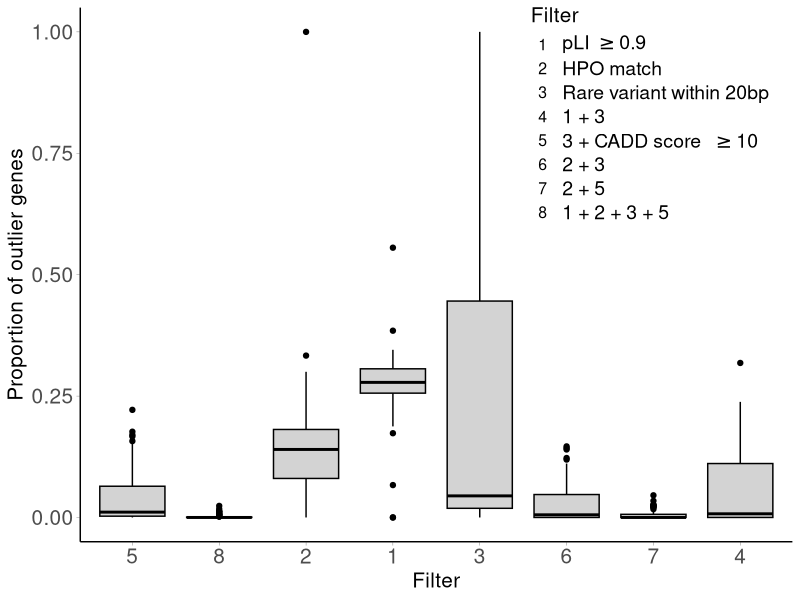

This chart was generated by the following R code: (Note: this script raises an error after producing the figure.)
# =======================================================================================================
# This is a script for generating Figure3: Splicing outlier detection
# #
# input:
#       1. Figure3.in.RData
#          Data generated by running Figure3_getdata.R
#
# output:
#       1. Figure3B.pdf, Figure3C.pdf, Figure3D.pdf,Figure3E.pdf
#       2. Figure3.out.RData
#          Store all data used and generated by running this script
#
# Note that the final figure was generated by using inkscape by combining figures from this script for visualization purposes
#
# =======================================================================================================



#!/bin/R

#Libraries
library(ggplot2)
library(dplyr)
library(cowplot)
library(RColorBrewer)
library(ggpubr)
library(ggbeeswarm)
rm(list=ls())


fsize=15
RD_theme=theme_classic()+
	theme(axis.text.x= element_text(size=fsize),
	axis.text.y= element_text(size=fsize), 
	axis.title = element_text(size = fsize), 
    legend.text = element_text(size = fsize-1), 
    legend.title = element_text(size = fsize), 
    axis.ticks = element_line(size = 0.1),
	strip.background=element_blank(),
	panel.grid.major=element_blank(),
	panel.grid.minor=element_blank(),
	axis.text=element_text(size=9),
	panel.border=element_blank()) 




# Master directory
dir = Sys.getenv('RARE_DIS_DIR')



#  Load input data
fig3b=read.table("Fig3b_data.txt",sep="\t", header=T)
fig3c=read.table("Fig3c_data.txt",sep="\t", header=T)
fig3d=read.table("Fig3d_data.txt",sep="\t", header=T)
fig3e=read.table("Fig3e_data.txt",sep="\t", header=T)
fig3f=read.table("Fig3f_data.txt",sep="\t", header=T)


#--- MAIN

# Figure 3b: 
fig3b_plot=ggplot(fig3b, aes(x=as.factor(variable), y=value+1))+
	geom_boxplot(color="black", fill="grey")+#fill="#028482")+
	#stat_summary(fun.y=mean, geom="point", size=2, color="#028482")+ 
	#stat_summary(fun.data=data_summary, geom="pointrange", color="black", size=1)+
	#scale_fill_brewer(palette="Paired",name="Affected status")+
	scale_y_log10(breaks = scales::trans_breaks("log10", function(x) 10^x),labels = scales::trans_format("log10", scales::math_format(10^.x)))+
	labs(x="Z-score threshold", y="Number of genes with\nat least one outlier")+RD_theme #+theme(legend.position="bottom")







# -----------------------------------------------------------------------------
# -----------------------------------------------------------------------------
# Figure 3C
col_splic_out=c( "#87907D"	,"#AAB6A2", 	"#666666")

fig3c_plot=ggplot(fig3c, aes(x=variable, y=value+1, fill=filter)) + 
geom_boxplot()+ 
scale_y_log10(breaks = scales::trans_breaks("log10", function(x) 10^x),labels = scales::trans_format("log10", scales::math_format(10^.x)))+
scale_fill_manual(values=col_splic_out, name="Data filtered for\nsplicing outliers")+
scale_x_discrete(breaks=c("RV_number_MAF0", "RV_number_MAF0.1", "RV_number_MAF1"), labels=c("0", "0.1", "1"))+
labs(x="MAF (%)", y="Number of rare variants")+facet_grid(  . ~variant_data , scales="free_y")+RD_theme +theme(legend.position=c(0.4,0.9))



# -----------------------------------------------------------------------------
# -----------------------------------------------------------------------------
# Figure 3 D
## Influence of filtering on splicing outlier results
# plot results
fig3d_plot=ggplot(fig3d, aes(x=variable, y=value, fill=variable) )+ 
	geom_boxplot(color="black", notch=F, show.legend = FALSE)+
	geom_point(size = 0, stroke = 0)+
	scale_fill_manual(values=rep("lightgrey", 8), breaks=c("prop_pLI","prop_HPO","prop_RV", "prop_RVpLI", "prop_CADD","prop_RVHPO", "prop_RVHPOCADD","prop_combined"),
		labels=c(expression("pLI " >="0.9"), "HPO match", expression("Rare variant within 20bp","1 + 3","3 + CADD score  " >= "10"), "2 + 3", "2 + 5", "1 + 2 + 3 + 5"), name="Filter")+
	scale_x_discrete(breaks=c("prop_pLI","prop_HPO","prop_RV", "prop_RVpLI", "prop_CADD","prop_RVHPO", "prop_RVHPOCADD","prop_combined"),
		labels=c("1", "2", "3","4","5", "6", "7", "8"))+
	labs(x="Filter", y="Proportion of outlier genes") + RD_theme +guides(fill = guide_legend(override.aes = list(size = 4,shape =c(49,50,51,52,53,54,55,56))))+theme(legend.position = c(0.8,0.8))
fig3d_plot

# -----------------------------------------------------------------------------
# -----------------------------------------------------------------------------

# Figure 3 E
custom_comparisons=list( c("outliers","outlier_RV_CADD_HPO_junc"))

fig3e_plot=ggboxplot(fig3e%>% filter(variable %in% c("outliers","outlier_RV_CADD_HPO_junc")), x = "variable", y = "value", color = "variable", palette =c("#C0C0C0", "#336699"), add = "jitter", shape = "variable")+
	#stat_compare_means(comparisons = custom_comparisons, label = "p.signif")+
	stat_compare_means(comparisons = custom_comparisons)+
	scale_x_discrete(labels= c( "Z-score >=2", "+ RV within 20bp junction\n+ HPO match"))+
	RD_theme+
	theme(legend.position="")+
	labs(x="Filter", y="Median number of rare variants per gene")

ggsave('Figure3E.pdf', RV_filters_plot,  path=paste(dir,"/analysis/manuscript/figures_revision/", sep=""), width=3, height=6)


# -----------------------------------------------------------------------------
# -----------------------------------------------------------------------------

# Figure 3 F


color = grDevices::colors()[grep('gr(a|e)y', grDevices::colors(), invert = T)]
mycol=sample(color, 75)

median.quartile <- function(x){
	out <- quantile(x, probs = c(0.25,0.5,0.75))
	names(out) <- c("ymin","y","ymax")
	return(out) 
}

ggplot(fig3f, aes(x = log10(value+1), y = filter, colour = sample)) +#geom_path(group=sample, colour="grey") + 
	stat_summary(fun.data="median.quartile",geom="pointrange", na.rm=T, color="black") + 
	#geom_quasirandom(groupOnX=FALSE) +
	theme(legend.position="")#+ 
	#scale_colour_manual(values=mycol) 
fig3f=data.frame(variable=fig3f$variable, value=unlist(fig3f$value),SAMPLE=unlist(fig3f$SAMPLE) )
fig3f_plot= ggplot(fig3f, aes(variable,value))+ 
 	geom_quasirandom(aes(y =value, x = variable, colour = SAMPLE))+
 	stat_summary(fun.data = median.quartile, geom = "pointrange",position=position_nudge(x=0.5,y=0))+
	coord_flip()+
	#geom_path(group=sample, colour="grey")+
 	theme(legend.position="")+
 	scale_colour_manual(values=mycol) +
 	labs(y="log10(Number of genes +1)",x="Filter")+
 	scale_y_log10(breaks = scales::trans_breaks("log10", function(x) 10^x),labels = scales::trans_format("log10", scales::math_format(10^.x))) 



## Final plot was modified with Inkscape for aestetics purposes.


